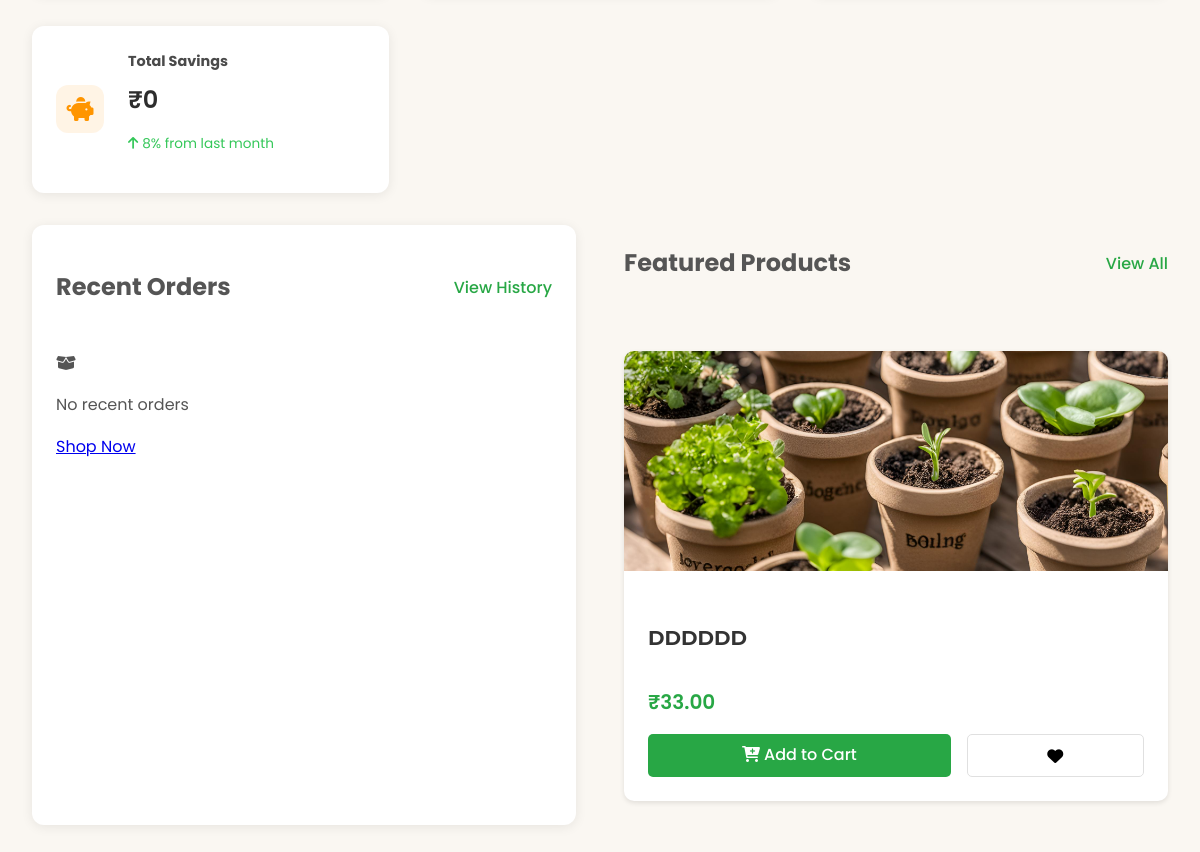
The app's page /customer/dashboard/ (signed in, lower part), older data.
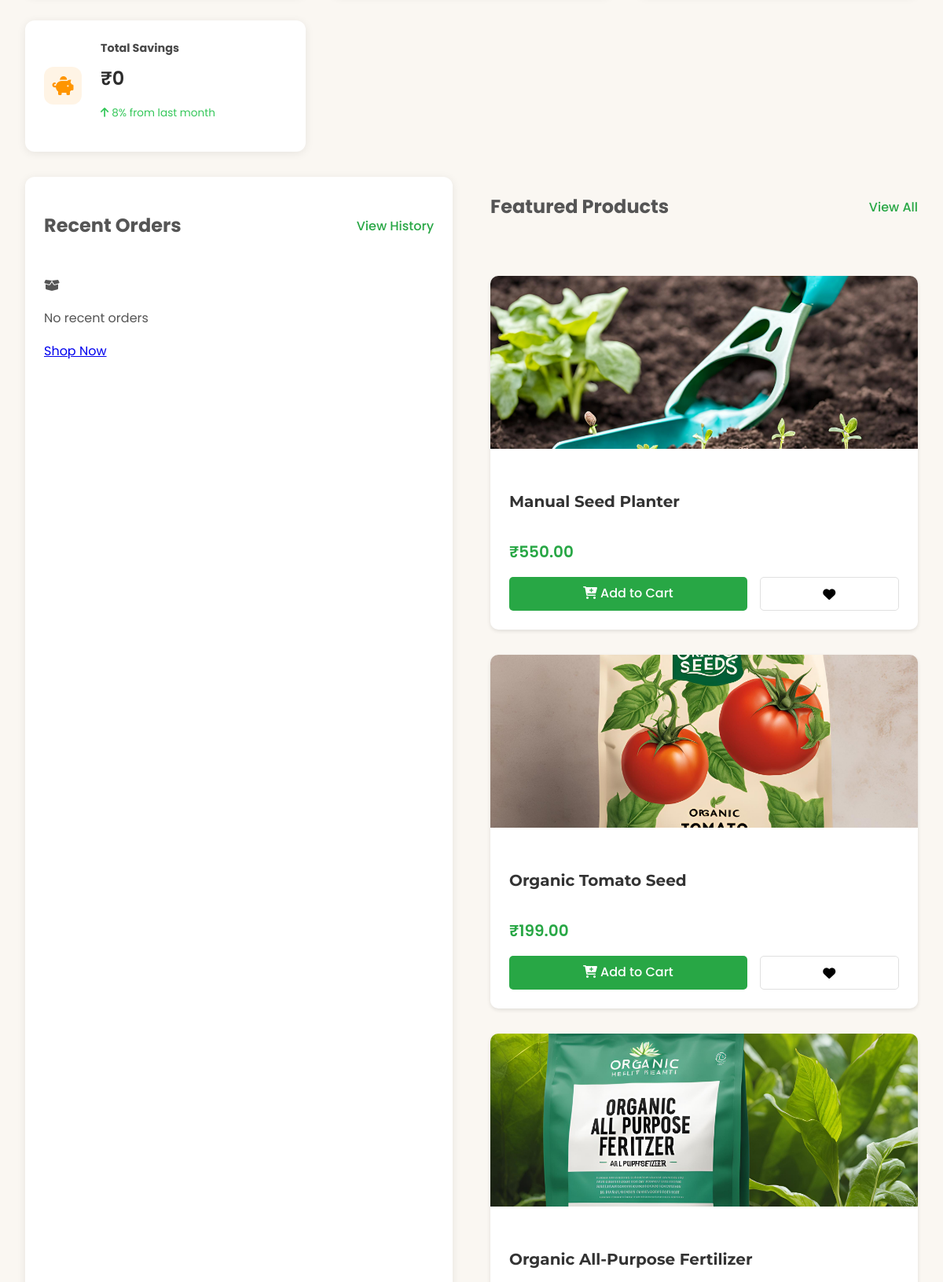
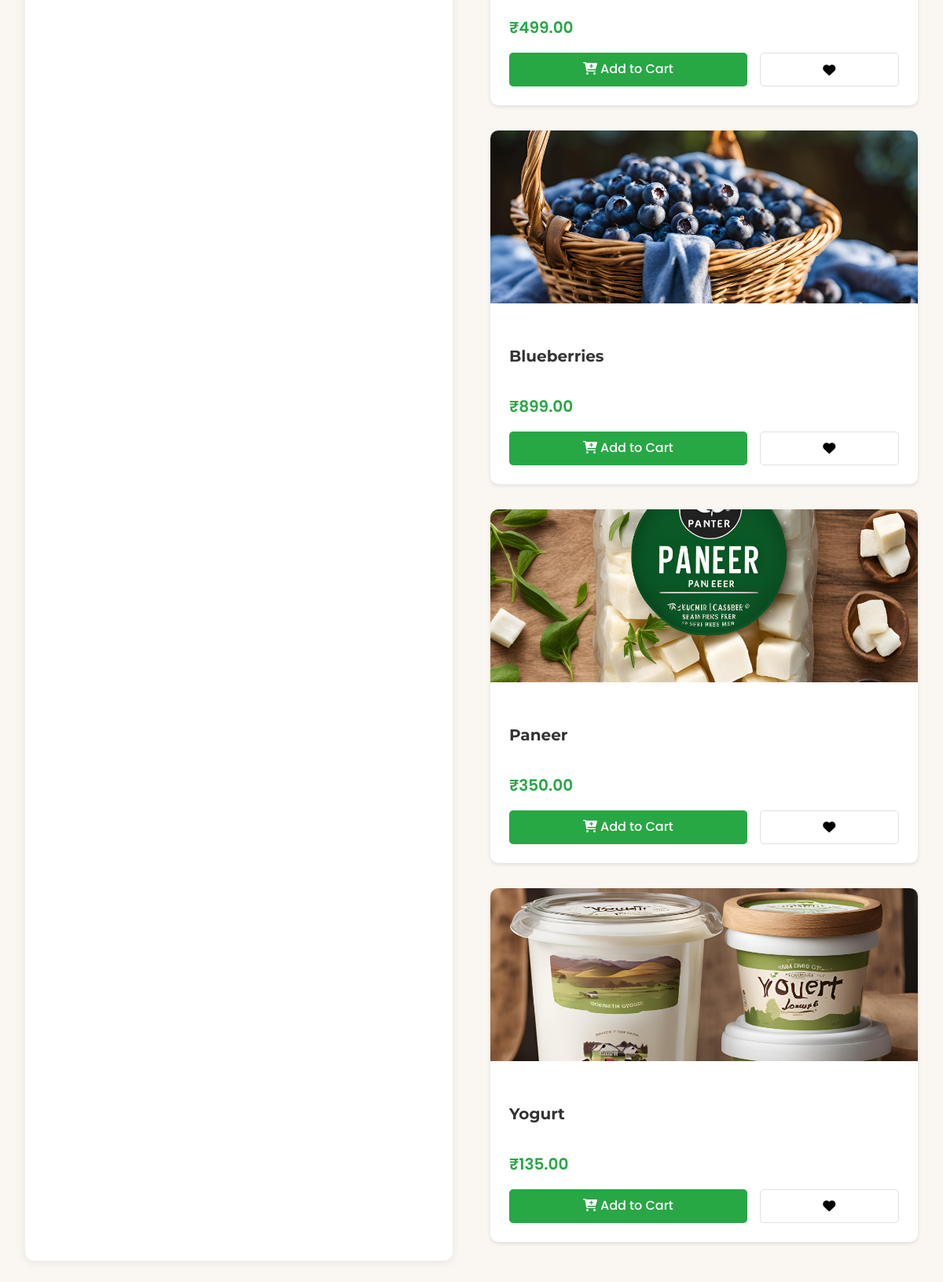
The same page, newer data (2 pictures, top to bottom).
### product_app/models.py (models this page shows, shortened)
class Product(models.Model):
    CATEGORY_CHOICES = [
        ('vegetables', 'Vegetables'),
        ('fruits', 'Fruits'),
        ('grains', 'Grains'),
        ('dairy', 'Dairy'),
        ('tools', 'Tools & Equipment'),
        ('seeds', 'Seeds & Saplings'),
        ('pesticides', 'Pesticides & Fertilizers'),
        ('organic', 'Organic Products'),
        ('livestock', 'Livestock & Feed'),
        ('other', 'Other')
    ]
    name = models.CharField(max_length=200)
    category = models.CharField(max_length=100, choices=CATEGORY_CHOICES, default='other')
    price = models.DecimalField(max_digits=10, decimal_places=2)
    quantity = models.IntegerField()
    description = models.TextField()
    image = models.ImageField(
        upload_to='products/',
        null=True,
        blank=True
    )
    farmer = models.ForeignKey(User, on_delete=models.CASCADE)
    created_at = models.DateTimeField(auto_now_add=True)
    updated_at = models.DateTimeField(auto_now=True)
    is_featured = models.BooleanField(default=False)
    is_deleted = models.BooleanField(default=False)
    def get_image_url(self):
        if self.image and hasattr(self.image, 'url'):
            return self.image.url
        return static('images/default_product.jpg')

### customer_app/views.py (the view)
# urls.py: path('dashboard/', views.customer_dashboard, name='customer_dashboard'),
@login_required
def customer_dashboard(request):
    products = Product.objects.filter(is_deleted=False)
    cart_items_count = CartItem.objects.filter(user=request.user).count()
    wishlist_count = Wishlist.objects.filter(user=request.user).count()
    wishlist_products = Product.objects.filter(wishlist__user=request.user)
    recent_orders = Order.objects.filter(user=request.user).order_by('-created_at')[:5]
    featured_products = Product.objects.filter(is_deleted=False, is_featured=True)[:6]
    total_savings = calculate_total_savings(request.user)  # You'll need to implement this
    orders = Order.objects.filter(user=request.user)
    context = {
        'products': products,
        'cart_items_count': cart_items_count,
        'wishlist_count': wishlist_count,
        'wishlist_products': wishlist_products,
        'recent_orders': recent_orders,
        'featured_products': featured_products,
        'total_savings': total_savings,
        'orders': orders
    }
    return render(request, 'customer_app/customer_dashboard.html', context)

### customer_app/context_processors.py (called while the page is built, shortened)
def wishlist_and_cart_counts(request):
    if request.user.is_authenticated:
        cart_items = CartItem.objects.filter(user=request.user).select_related('product')
        wishlist_items = Wishlist.objects.filter(user=request.user)
        return {
            'cart_items_count': cart_items.count(),
            'cart_total': sum(item.total_price for item in cart_items),
            'wishlist_count': wishlist_items.count(),
            'wishlist_product_ids': set(item.product_id for item in wishlist_items)
        }

def wishlist_status(request):
    if request.user.is_authenticated:
        wishlist_items = Wishlist.objects.filter(user=request.user).select_related('product')
        return {
            'wishlist_product_ids': set(item.product.id for item in wishlist_items),
            'wishlist_products': [item.product for item in wishlist_items]
        }
    return {
        'wishlist_product_ids': set(),
        'wishlist_products': []
    }

### customer_app/templates/customer_app/customer_dashboard.html (shortened to what the changed rows need)
{% load static %}
<!DOCTYPE html>
<html lang="en">
<head>
    <link rel="stylesheet" href="https://cdnjs.cloudflare.com/ajax/libs/normalize/8.0.1/normalize.min.css">
    <link rel="stylesheet" href="https://cdnjs.cloudflare.com/ajax/libs/font-awesome/6.0.0/css/all.min.css">
    <link rel="stylesheet" type="text/css" href="{% static 'css/CustomerNavBar.css' %}">
    <link rel="stylesheet" type="text/css" href="{% static 'css/customerdesign.css' %}">
    <link rel="stylesheet" type="text/css" href="{% static 'css/customer_dashboard.css' %}">
</head>
<body>
    <main class="dashboard-container">
        <div class="dashboard-grid">
            <section class="recent-orders">
                <div class="section-header">
                    <h2>Recent Orders</h2>
                </div>
            </section>
            <section class="featured-products">
                <div class="section-header">
                    <h2>Featured Products</h2>
                </div>
                <div class="products-grid">
                    {% if featured_products %}
                        {% for product in featured_products %}
                            <div class="product-card" data-product-id="{{ product.id }}">
                                <div class="product-image">
                                    <img src="{{ product.get_image_url }}" alt="{{ product.name }}">
                                </div>
                                <div class="product-details">
                                    <h3>{{ product.name }}</h3>
                                    <p class="product-price">₹{{ product.price }}</p>
                                    <div class="product-actions">
                                        <button class="add-to-cart" data-product-id="{{ product.id }}" aria-label="Add {{ product.name }} to cart">
                                            <i class="fas fa-cart-plus"></i> Add to Cart
                                        </button>
                                        <button class="add-to-wishlist" onclick="toggleWishlist('{{ product.id }}')" aria-label="Add to wishlist">
                                            <i class="fas fa-heart {% if product in wishlist_products %}active{% endif %}"></i>
                                        </button>
                                    </div>
                                </div>
                            </div>
                        {% endfor %}
                    {% else %}
                        <p class="no-products">No featured products available</p>
                    {% endif %}
                </div>
            </section>
        </div>
    </main>
</body>
</html>

Row changes from the older to the newer data that the page shows:
no longer on this page (row edited): Product: get_image_url (picture), name "DDDDDD", price "33.00"
added Product: get_image_url (picture), name "Manual Seed Planter", price "550.00"
added Product: get_image_url (picture), name "Organic Tomato Seed", price "199.00"
added Product: get_image_url (picture), name "Organic All-Purpose Fertilizer", price "499.00"
added Product: get_image_url (picture), name "Blueberries", price "899.00"
added Product: get_image_url (picture), name "Paneer", price "350.00"
added Product: get_image_url (picture), name "Yogurt", price "135.00"
